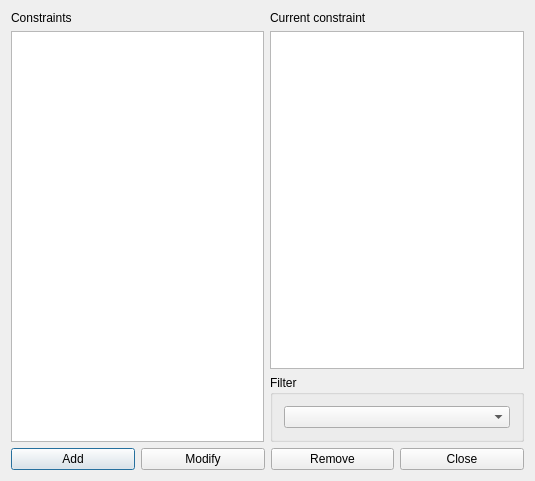
<?xml version="1.0" encoding="UTF-8"?>
<ui version="4.0">
 <class>ConstraintTeacherMaxRoomChangesPerDayForm_template</class>
 <widget class="QDialog" name="ConstraintTeacherMaxRoomChangesPerDayForm_template">
  <property name="geometry">
   <rect>
    <x>0</x>
    <y>0</y>
    <width>535</width>
    <height>481</height>
   </rect>
  </property>
  <property name="windowTitle">
   <string extracomment="This is the title of the dialog in which you see the list of all constraints of this type">Constraints teacher max room changes per day</string>
  </property>
  <layout class="QGridLayout" name="gridLayout_2">
   <item row="0" column="0" rowspan="2">
    <layout class="QVBoxLayout" name="verticalLayout">
     <item>
      <widget class="QLabel" name="constraintsTextLabel">
       <property name="frameShape">
        <enum>QFrame::NoFrame</enum>
       </property>
       <property name="frameShadow">
        <enum>QFrame::Plain</enum>
       </property>
       <property name="text">
        <string>Constraints</string>
       </property>
       <property name="wordWrap">
        <bool>false</bool>
       </property>
      </widget>
     </item>
     <item>
      <widget class="QListWidget" name="constraintsListWidget"/>
     </item>
    </layout>
   </item>
   <item row="0" column="1">
    <layout class="QVBoxLayout" name="verticalLayout_2">
     <item>
      <widget class="QLabel" name="currentConstraintTextLabel">
       <property name="text">
        <string>Current constraint</string>
       </property>
       <property name="wordWrap">
        <bool>false</bool>
       </property>
      </widget>
     </item>
     <item>
      <widget class="QPlainTextEdit" name="currentConstraintTextEdit"/>
     </item>
    </layout>
   </item>
   <item row="1" column="1">
    <widget class="QGroupBox" name="groupBox">
     <property name="title">
      <string>Filter</string>
     </property>
     <layout class="QGridLayout" name="gridLayout">
      <item row="0" column="0">
       <widget class="QComboBox" name="teachersComboBox"/>
      </item>
     </layout>
    </widget>
   </item>
   <item row="2" column="0" colspan="2">
    <layout class="QHBoxLayout" name="horizontalLayout">
     <item>
      <widget class="QPushButton" name="addConstraintPushButton">
       <property name="text">
        <string>Add</string>
       </property>
      </widget>
     </item>
     <item>
      <widget class="QPushButton" name="modifyConstraintPushButton">
       <property name="text">
        <string>Modify</string>
       </property>
      </widget>
     </item>
     <item>
      <widget class="QPushButton" name="removeConstraintPushButton">
       <property name="text">
        <string>Remove</string>
       </property>
      </widget>
     </item>
     <item>
      <widget class="QPushButton" name="closePushButton">
       <property name="text">
        <string>Close</string>
       </property>
      </widget>
     </item>
    </layout>
   </item>
  </layout>
 </widget>
 <layoutdefault spacing="6" margin="11"/>
 <resources/>
 <connections/>
</ui>
